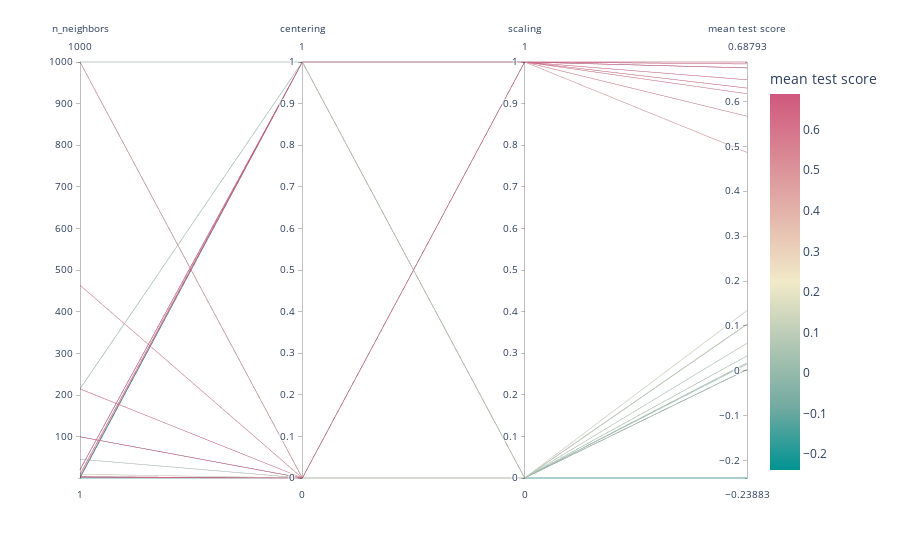

Notebook cell for this chart:
### Code cell
import plotly.express as px

fig = px.parallel_coordinates(
    cv_results,
    color="mean test score",
    dimensions=["n_neighbors", "centering", "scaling", "mean test score"],
    color_continuous_scale=px.colors.diverging.Tealrose,
)
fig.show()

### Figure 1 — Plotly figure (JSON) as saved in the notebook; plotly's stock layout.template omitted (floating-point values rounded to 4 significant figures)
{"data": [{"dimensions": [{"label": "n_neighbors", "values": [10, 21, 4, 4, 100, 2, 215, 464, 1000, 10, 4, 21, 46, 100, 215, 2, 1000, 1000, 1, 1]}, {"label": "centering", "values": [1, 1, 1, 0, 0, 0, 0, 0, 0, 0, 0, 1, 0, 0, 1, 0, 1, 0, 0, 1]}, {"label": "scaling", "values": [1, 1, 1, 1, 1, 1, 1, 1, 1, 0, 0, 0, 0, 0, 0, 0, 0, 0, 0, 0]}, {"label": "mean test score", "values": [0.6879, 0.6836, 0.6748, 0.6748, 0.6483, 0.6298, 0.6173, 0.5672, 0.4865, 0.1343, 0.104, 0.1034, 0.06139, 0.03312, 0.01758, 0.01498, 0.0029, 0.0029, -0.2388, -0.2388]}], "domain": {"x": [0, 1], "y": [0, 1]}, "line": {"color": [0.6879, 0.6836, 0.6748, 0.6748, 0.6483, 0.6298, 0.6173, 0.5672, 0.4865, 0.1343, 0.104, 0.1034, 0.06139, 0.03312, 0.01758, 0.01498, 0.0029, 0.0029, -0.2388, -0.2388], "coloraxis": "coloraxis"}, "name": "", "type": "parcoords"}], "layout": {"coloraxis": {"colorbar": {"title": {"text": "mean test score"}}, "colorscale": [[0, "rgb(0, 147, 146)"], [0.1667, "rgb(114, 170, 161)"], [0.3333, "rgb(177, 199, 179)"], [0.5, "rgb(241, 234, 200)"], [0.6667, "rgb(229, 185, 173)"], [0.8333, "rgb(217, 137, 148)"], [1, "rgb(208, 88, 126)"]]}, "legend": {"tracegroupgap": 0}, "margin": {"t": 60}}}
